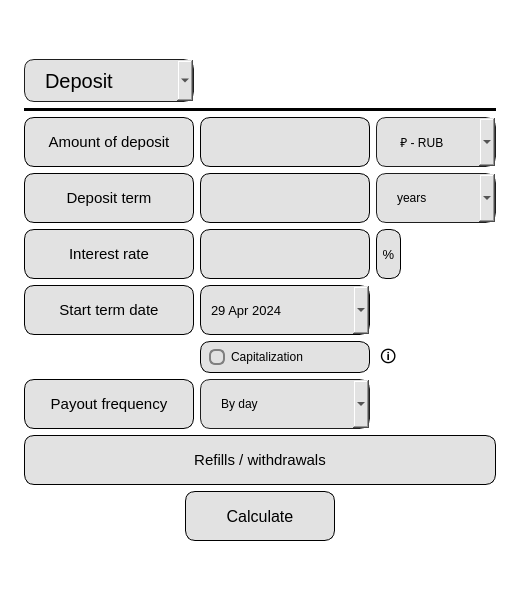
<?xml version="1.0" encoding="UTF-8"?>
<ui version="4.0">
 <class>deposit</class>
 <widget class="QMainWindow" name="deposit">
  <property name="geometry">
   <rect>
    <x>0</x>
    <y>0</y>
    <width>520</width>
    <height>600</height>
   </rect>
  </property>
  <property name="minimumSize">
   <size>
    <width>520</width>
    <height>600</height>
   </size>
  </property>
  <property name="maximumSize">
   <size>
    <width>520</width>
    <height>600</height>
   </size>
  </property>
  <property name="windowTitle">
   <string>Calculator (by kossadda)</string>
  </property>
  <property name="windowIcon">
   <iconset>
    <normaloff>../pics/deposit.png</normaloff>../pics/deposit.png</iconset>
  </property>
  <property name="styleSheet">
   <string notr="true"/>
  </property>
  <widget class="QWidget" name="centralwidget">
   <property name="minimumSize">
    <size>
     <width>520</width>
     <height>600</height>
    </size>
   </property>
   <property name="maximumSize">
    <size>
     <width>520</width>
     <height>600</height>
    </size>
   </property>
   <property name="styleSheet">
    <string notr="true">background-color: rgb(255, 255, 255);</string>
   </property>
   <layout class="QGridLayout" name="gridLayout">
    <item row="0" column="0">
     <layout class="QGridLayout" name="layout_1">
      <property name="leftMargin">
       <number>15</number>
      </property>
      <property name="topMargin">
       <number>15</number>
      </property>
      <property name="rightMargin">
       <number>15</number>
      </property>
      <property name="bottomMargin">
       <number>15</number>
      </property>
      <item row="13" column="0" colspan="3">
       <layout class="QHBoxLayout" name="layout_2">
        <item>
         <spacer name="spacer_2">
          <property name="orientation">
           <enum>Qt::Horizontal</enum>
          </property>
          <property name="sizeType">
           <enum>QSizePolicy::Preferred</enum>
          </property>
          <property name="sizeHint" stdset="0">
           <size>
            <width>40</width>
            <height>20</height>
           </size>
          </property>
         </spacer>
        </item>
        <item>
         <widget class="QPushButton" name="calculate">
          <property name="sizePolicy">
           <sizepolicy hsizetype="Fixed" vsizetype="Fixed">
            <horstretch>0</horstretch>
            <verstretch>0</verstretch>
           </sizepolicy>
          </property>
          <property name="minimumSize">
           <size>
            <width>150</width>
            <height>50</height>
           </size>
          </property>
          <property name="maximumSize">
           <size>
            <width>150</width>
            <height>50</height>
           </size>
          </property>
          <property name="font">
           <font>
            <pointsize>12</pointsize>
           </font>
          </property>
          <property name="styleSheet">
           <string notr="true">QPushButton {
border-radius: 10px;
background-color: rgb(226, 226, 226);
color:black;
border: 1px solid black;
}

QPushButton:pressed {
background-color: rgb(175, 97, 33);
}</string>
          </property>
          <property name="text">
           <string>Calculate</string>
          </property>
         </widget>
        </item>
        <item>
         <spacer name="spacer_1">
          <property name="orientation">
           <enum>Qt::Horizontal</enum>
          </property>
          <property name="sizeType">
           <enum>QSizePolicy::Preferred</enum>
          </property>
          <property name="sizeHint" stdset="0">
           <size>
            <width>40</width>
            <height>20</height>
           </size>
          </property>
         </spacer>
        </item>
       </layout>
      </item>
      <item row="4" column="2">
       <widget class="QComboBox" name="sum_box">
        <property name="sizePolicy">
         <sizepolicy hsizetype="Expanding" vsizetype="Expanding">
          <horstretch>0</horstretch>
          <verstretch>0</verstretch>
         </sizepolicy>
        </property>
        <property name="minimumSize">
         <size>
          <width>50</width>
          <height>35</height>
         </size>
        </property>
        <property name="maximumSize">
         <size>
          <width>16777215</width>
          <height>50</height>
         </size>
        </property>
        <property name="styleSheet">
         <string notr="true">QComboBox
{
    subcontrol-origin: padding;
    subcontrol-position: top right;
    selection-background-color: rgb(226, 226, 226);
    selection-color: black; /* Изменено для контраста с белым */
    color: black; /* Изменено для видимости на светлом фоне */
    background-color: rgb(226, 226, 226);
    border-style: solid;
    border: 1px solid #1e1e1e;
    border-radius: 10px;
    padding: 1px 0px 1px 20px;
}

QComboBox:!on
{
    color: black; /* Изменено для видимости */
    background-color: rgb(226, 226, 226);
}

QComboBox QAbstractItemView
{
    border: 2px solid darkgray;
    color: black; /* Изменено для видимости */
    selection-background-color: rgb(226, 226, 226);
	background-color: white;
}

QComboBox::drop-down {
    image: url(:down_arrow.png);
	width: 20px;
	height: 35px;
	margin-right: 5px;
}</string>
        </property>
        <item>
         <property name="text">
          <string> ₽ - RUB</string>
         </property>
        </item>
        <item>
         <property name="text">
          <string> $ - USD</string>
         </property>
        </item>
        <item>
         <property name="text">
          <string> € - EUR</string>
         </property>
        </item>
        <item>
         <property name="text">
          <string> ¥ - CNY</string>
         </property>
        </item>
        <item>
         <property name="text">
          <string> ₹ - INR</string>
         </property>
        </item>
        <item>
         <property name="text">
          <string> ₸ - KZT</string>
         </property>
        </item>
        <item>
         <property name="text">
          <string> ¥ - JPY</string>
         </property>
        </item>
        <item>
         <property name="text">
          <string> ₣ - CHF</string>
         </property>
        </item>
        <item>
         <property name="text">
          <string> ฿ - THB</string>
         </property>
        </item>
        <item>
         <property name="text">
          <string> ₾ - GEL</string>
         </property>
        </item>
       </widget>
      </item>
      <item row="5" column="2">
       <widget class="QComboBox" name="time_box">
        <property name="sizePolicy">
         <sizepolicy hsizetype="Expanding" vsizetype="Expanding">
          <horstretch>0</horstretch>
          <verstretch>0</verstretch>
         </sizepolicy>
        </property>
        <property name="minimumSize">
         <size>
          <width>50</width>
          <height>35</height>
         </size>
        </property>
        <property name="maximumSize">
         <size>
          <width>16777215</width>
          <height>50</height>
         </size>
        </property>
        <property name="styleSheet">
         <string notr="true">QComboBox
{
    subcontrol-origin: padding;
    subcontrol-position: top right;
    selection-background-color: rgb(226, 226, 226);
    selection-color: black; /* Изменено для контраста с белым */
    color: black; /* Изменено для видимости на светлом фоне */
    background-color: rgb(226, 226, 226);
    border-style: solid;
    border: 1px solid #1e1e1e;
    border-radius: 10px;
    padding: 1px 0px 1px 20px;
}

QComboBox:!on
{
    color: black; /* Изменено для видимости */
    background-color: rgb(226, 226, 226);
}

QComboBox QAbstractItemView
{
    border: 2px solid darkgray;
    color: black; /* Изменено для видимости */
    selection-background-color: rgb(226, 226, 226);
	background-color: white;
}

QComboBox::drop-down {
    image: url(:down_arrow.png);
	width: 20px;
	height: 35px;
	margin-right: 5px;
}</string>
        </property>
        <item>
         <property name="text">
          <string>years</string>
         </property>
        </item>
        <item>
         <property name="text">
          <string>months</string>
         </property>
        </item>
        <item>
         <property name="text">
          <string>days</string>
         </property>
        </item>
       </widget>
      </item>
      <item row="5" column="0">
       <widget class="QLabel" name="credit_label">
        <property name="sizePolicy">
         <sizepolicy hsizetype="Fixed" vsizetype="Expanding">
          <horstretch>0</horstretch>
          <verstretch>0</verstretch>
         </sizepolicy>
        </property>
        <property name="minimumSize">
         <size>
          <width>170</width>
          <height>35</height>
         </size>
        </property>
        <property name="maximumSize">
         <size>
          <width>16777215</width>
          <height>50</height>
         </size>
        </property>
        <property name="font">
         <font>
          <pointsize>11</pointsize>
         </font>
        </property>
        <property name="styleSheet">
         <string notr="true">border-radius: 10px;
background-color: rgb(226, 226, 226);
color:black;
border: 1px solid black;</string>
        </property>
        <property name="text">
         <string>Deposit term</string>
        </property>
        <property name="alignment">
         <set>Qt::AlignCenter</set>
        </property>
       </widget>
      </item>
      <item row="4" column="1">
       <widget class="QLineEdit" name="amount_edit">
        <property name="sizePolicy">
         <sizepolicy hsizetype="Fixed" vsizetype="Expanding">
          <horstretch>0</horstretch>
          <verstretch>0</verstretch>
         </sizepolicy>
        </property>
        <property name="minimumSize">
         <size>
          <width>170</width>
          <height>35</height>
         </size>
        </property>
        <property name="maximumSize">
         <size>
          <width>16777215</width>
          <height>50</height>
         </size>
        </property>
        <property name="font">
         <font>
          <pointsize>10</pointsize>
         </font>
        </property>
        <property name="styleSheet">
         <string notr="true">QLineEdit {
    border-radius: 10px;
    padding: 0 8px;
	background-color: rgb(226, 226, 226);
	color:black;
	border: 1px solid black;
}</string>
        </property>
        <property name="text">
         <string/>
        </property>
        <property name="placeholderText">
         <string/>
        </property>
       </widget>
      </item>
      <item row="9" column="1">
       <widget class="QComboBox" name="payment_period">
        <property name="sizePolicy">
         <sizepolicy hsizetype="Expanding" vsizetype="Expanding">
          <horstretch>0</horstretch>
          <verstretch>0</verstretch>
         </sizepolicy>
        </property>
        <property name="minimumSize">
         <size>
          <width>170</width>
          <height>35</height>
         </size>
        </property>
        <property name="maximumSize">
         <size>
          <width>16777215</width>
          <height>50</height>
         </size>
        </property>
        <property name="styleSheet">
         <string notr="true">QComboBox
{
    subcontrol-origin: padding;
    subcontrol-position: top right;
    selection-background-color: rgb(226, 226, 226);
    selection-color: black; /* Изменено для контраста с белым */
    color: black; /* Изменено для видимости на светлом фоне */
    background-color: rgb(226, 226, 226);
    border-style: solid;
    border: 1px solid #1e1e1e;
    border-radius: 10px;
    padding: 1px 0px 1px 20px;
}

QComboBox:!on
{
    color: black; /* Изменено для видимости */
    background-color: rgb(226, 226, 226);
}

QComboBox QAbstractItemView
{
    border: 2px solid darkgray;
    color: black; /* Изменено для видимости */
    selection-background-color: rgb(226, 226, 226);
	background-color: white;
}

QComboBox::drop-down {
    image: url(:down_arrow.png);
	width: 20px;
	height: 35px;
	margin-right: 5px;
}</string>
        </property>
        <item>
         <property name="text">
          <string>By day</string>
         </property>
        </item>
        <item>
         <property name="text">
          <string>By week</string>
         </property>
        </item>
        <item>
         <property name="text">
          <string>By month</string>
         </property>
        </item>
        <item>
         <property name="text">
          <string>By quarter</string>
         </property>
        </item>
        <item>
         <property name="text">
          <string>By halfyear</string>
         </property>
        </item>
        <item>
         <property name="text">
          <string>By year</string>
         </property>
        </item>
        <item>
         <property name="text">
          <string>By end term</string>
         </property>
        </item>
       </widget>
      </item>
      <item row="9" column="0">
       <widget class="QLabel" name="freq_label">
        <property name="sizePolicy">
         <sizepolicy hsizetype="Fixed" vsizetype="Expanding">
          <horstretch>0</horstretch>
          <verstretch>0</verstretch>
         </sizepolicy>
        </property>
        <property name="minimumSize">
         <size>
          <width>170</width>
          <height>35</height>
         </size>
        </property>
        <property name="maximumSize">
         <size>
          <width>16777215</width>
          <height>50</height>
         </size>
        </property>
        <property name="font">
         <font>
          <pointsize>11</pointsize>
         </font>
        </property>
        <property name="styleSheet">
         <string notr="true">border-radius: 10px;
background-color: rgb(226, 226, 226);
color:black;
border: 1px solid black;</string>
        </property>
        <property name="text">
         <string>Payout frequency</string>
        </property>
        <property name="alignment">
         <set>Qt::AlignCenter</set>
        </property>
       </widget>
      </item>
      <item row="7" column="1">
       <widget class="QDateEdit" name="date_edit">
        <property name="sizePolicy">
         <sizepolicy hsizetype="Fixed" vsizetype="Expanding">
          <horstretch>0</horstretch>
          <verstretch>0</verstretch>
         </sizepolicy>
        </property>
        <property name="minimumSize">
         <size>
          <width>170</width>
          <height>35</height>
         </size>
        </property>
        <property name="maximumSize">
         <size>
          <width>16777215</width>
          <height>50</height>
         </size>
        </property>
        <property name="font">
         <font>
          <pointsize>10</pointsize>
         </font>
        </property>
        <property name="styleSheet">
         <string notr="true">QDateEdit {
    border-radius: 10px;
    padding: 0 8px;
	background-color: rgb(226, 226, 226);
	color:black;
	border: 1px solid black;
}

QDateEdit::drop-down {
    image: url(:down_arrow.png);
	width: 20px;
	height: 35px;
	margin-right: 5px;
}

QDateEdit QCalendarWidget {
    color: black;
}

QDateEdit QCalendarWidget QAbstractItemView {
    background-color: white;
    color: black;
}

QDateEdit QCalendarWidget QToolButton {
    color: black;
}

QDateEdit QCalendarWidget QToolButton QMenu {
    color: black;
}</string>
        </property>
        <property name="maximumDateTime">
         <datetime>
          <hour>17</hour>
          <minute>59</minute>
          <second>59</second>
          <year>9999</year>
          <month>12</month>
          <day>3</day>
         </datetime>
        </property>
        <property name="calendarPopup">
         <bool>true</bool>
        </property>
        <property name="date">
         <date>
          <year>2024</year>
          <month>4</month>
          <day>29</day>
         </date>
        </property>
       </widget>
      </item>
      <item row="5" column="1">
       <widget class="QLineEdit" name="time_edit">
        <property name="sizePolicy">
         <sizepolicy hsizetype="Fixed" vsizetype="Expanding">
          <horstretch>0</horstretch>
          <verstretch>0</verstretch>
         </sizepolicy>
        </property>
        <property name="minimumSize">
         <size>
          <width>170</width>
          <height>35</height>
         </size>
        </property>
        <property name="maximumSize">
         <size>
          <width>16777215</width>
          <height>50</height>
         </size>
        </property>
        <property name="font">
         <font>
          <pointsize>10</pointsize>
         </font>
        </property>
        <property name="styleSheet">
         <string notr="true">QLineEdit {
    border-radius: 10px;
    padding: 0 8px;
	background-color: rgb(226, 226, 226);
	color:black;
	border: 1px solid black;
}</string>
        </property>
        <property name="text">
         <string/>
        </property>
        <property name="placeholderText">
         <string/>
        </property>
       </widget>
      </item>
      <item row="8" column="1">
       <widget class="QCheckBox" name="capital">
        <property name="sizePolicy">
         <sizepolicy hsizetype="Fixed" vsizetype="Fixed">
          <horstretch>0</horstretch>
          <verstretch>0</verstretch>
         </sizepolicy>
        </property>
        <property name="minimumSize">
         <size>
          <width>170</width>
          <height>25</height>
         </size>
        </property>
        <property name="maximumSize">
         <size>
          <width>150</width>
          <height>40</height>
         </size>
        </property>
        <property name="styleSheet">
         <string notr="true">QCheckBox::indicator {
    border: 2px solid #808080;
    width: 12px;
    height: 12px;
    border-radius: 6px;
	color: rgb(0, 0, 0);
}

QCheckBox::indicator:checked {
    background-color: rgb(175, 97, 33);
    border: 3px solid #808080;
}

QCheckBox{
    border-radius: 10px;
    padding: 0 8px;
	background-color: rgb(226, 226, 226);
	color:black;
	border: 1px solid black;
}
</string>
        </property>
        <property name="text">
         <string>Capitalization</string>
        </property>
        <property name="tristate">
         <bool>false</bool>
        </property>
       </widget>
      </item>
      <item row="12" column="0" colspan="3">
       <layout class="QVBoxLayout" name="layout_3"/>
      </item>
      <item row="6" column="0">
       <widget class="QLabel" name="interest_label">
        <property name="sizePolicy">
         <sizepolicy hsizetype="Fixed" vsizetype="Expanding">
          <horstretch>0</horstretch>
          <verstretch>0</verstretch>
         </sizepolicy>
        </property>
        <property name="minimumSize">
         <size>
          <width>170</width>
          <height>35</height>
         </size>
        </property>
        <property name="maximumSize">
         <size>
          <width>16777215</width>
          <height>50</height>
         </size>
        </property>
        <property name="font">
         <font>
          <pointsize>11</pointsize>
         </font>
        </property>
        <property name="styleSheet">
         <string notr="true">border-radius: 10px;
background-color: rgb(226, 226, 226);
color:black;
border: 1px solid black;</string>
        </property>
        <property name="text">
         <string>Interest rate</string>
        </property>
        <property name="alignment">
         <set>Qt::AlignCenter</set>
        </property>
       </widget>
      </item>
      <item row="4" column="0">
       <widget class="QLabel" name="amount_label">
        <property name="sizePolicy">
         <sizepolicy hsizetype="Fixed" vsizetype="Expanding">
          <horstretch>0</horstretch>
          <verstretch>0</verstretch>
         </sizepolicy>
        </property>
        <property name="minimumSize">
         <size>
          <width>170</width>
          <height>35</height>
         </size>
        </property>
        <property name="maximumSize">
         <size>
          <width>16777215</width>
          <height>50</height>
         </size>
        </property>
        <property name="font">
         <font>
          <pointsize>11</pointsize>
         </font>
        </property>
        <property name="styleSheet">
         <string notr="true">border-radius: 10px;
background-color: rgb(226, 226, 226);
color:black;
border: 1px solid black;</string>
        </property>
        <property name="text">
         <string>Amount of deposit</string>
        </property>
        <property name="alignment">
         <set>Qt::AlignCenter</set>
        </property>
       </widget>
      </item>
      <item row="7" column="0">
       <widget class="QLabel" name="loan_label">
        <property name="sizePolicy">
         <sizepolicy hsizetype="Fixed" vsizetype="Expanding">
          <horstretch>0</horstretch>
          <verstretch>0</verstretch>
         </sizepolicy>
        </property>
        <property name="minimumSize">
         <size>
          <width>170</width>
          <height>35</height>
         </size>
        </property>
        <property name="maximumSize">
         <size>
          <width>16777215</width>
          <height>50</height>
         </size>
        </property>
        <property name="font">
         <font>
          <pointsize>11</pointsize>
         </font>
        </property>
        <property name="styleSheet">
         <string notr="true">border-radius: 10px;
background-color: rgb(226, 226, 226);
color:black;
border: 1px solid black;</string>
        </property>
        <property name="text">
         <string>Start term date</string>
        </property>
        <property name="alignment">
         <set>Qt::AlignCenter</set>
        </property>
       </widget>
      </item>
      <item row="8" column="2">
       <widget class="QLabel" name="info_label">
        <property name="sizePolicy">
         <sizepolicy hsizetype="Fixed" vsizetype="Fixed">
          <horstretch>0</horstretch>
          <verstretch>0</verstretch>
         </sizepolicy>
        </property>
        <property name="font">
         <font>
          <pointsize>12</pointsize>
         </font>
        </property>
        <property name="toolTip">
         <string>&lt;html&gt;&lt;head/&gt;&lt;body&gt;&lt;p&gt;Capitalization is a property of a deposit in which the accrued interest is not given to the holder, but is added to the deposit. Thus, the deposit amount grows with each interest payment.&lt;/p&gt;&lt;/body&gt;&lt;/html&gt;</string>
        </property>
        <property name="styleSheet">
         <string notr="true">QToolTip {
    padding: 0 8px;
	background-color: rgb(226, 226, 226);
	color:black;
	border: 1px solid black;
}

QLabel {
	margin-top: 3px;
	color:black;
}
</string>
        </property>
        <property name="text">
         <string>🛈</string>
        </property>
       </widget>
      </item>
      <item row="6" column="2">
       <widget class="QLabel" name="percent_label">
        <property name="sizePolicy">
         <sizepolicy hsizetype="Fixed" vsizetype="Expanding">
          <horstretch>0</horstretch>
          <verstretch>0</verstretch>
         </sizepolicy>
        </property>
        <property name="minimumSize">
         <size>
          <width>0</width>
          <height>35</height>
         </size>
        </property>
        <property name="maximumSize">
         <size>
          <width>25</width>
          <height>50</height>
         </size>
        </property>
        <property name="font">
         <font>
          <pointsize>10</pointsize>
         </font>
        </property>
        <property name="styleSheet">
         <string notr="true">border-radius: 10px;
background-color: rgb(226, 226, 226);
color:black;
border: 1px solid black;</string>
        </property>
        <property name="text">
         <string>%</string>
        </property>
        <property name="alignment">
         <set>Qt::AlignCenter</set>
        </property>
       </widget>
      </item>
      <item row="3" column="0" colspan="3">
       <widget class="Line" name="line_3">
        <property name="minimumSize">
         <size>
          <width>0</width>
          <height>2</height>
         </size>
        </property>
        <property name="styleSheet">
         <string notr="true">background-color: rgb(0, 0, 0);</string>
        </property>
        <property name="orientation">
         <enum>Qt::Horizontal</enum>
        </property>
       </widget>
      </item>
      <item row="10" column="0" colspan="3">
       <widget class="QLabel" name="payment">
        <property name="sizePolicy">
         <sizepolicy hsizetype="Preferred" vsizetype="Preferred">
          <horstretch>0</horstretch>
          <verstretch>0</verstretch>
         </sizepolicy>
        </property>
        <property name="minimumSize">
         <size>
          <width>0</width>
          <height>35</height>
         </size>
        </property>
        <property name="maximumSize">
         <size>
          <width>1558154</width>
          <height>50</height>
         </size>
        </property>
        <property name="font">
         <font>
          <pointsize>11</pointsize>
         </font>
        </property>
        <property name="styleSheet">
         <string notr="true">border-radius: 10px;
background-color: rgb(226, 226, 226);
color:black;
	border: 1px solid black;</string>
        </property>
        <property name="text">
         <string>Refills / withdrawals</string>
        </property>
        <property name="alignment">
         <set>Qt::AlignCenter</set>
        </property>
       </widget>
      </item>
      <item row="2" column="0">
       <widget class="QComboBox" name="depositBox">
        <property name="sizePolicy">
         <sizepolicy hsizetype="Expanding" vsizetype="Expanding">
          <horstretch>0</horstretch>
          <verstretch>0</verstretch>
         </sizepolicy>
        </property>
        <property name="minimumSize">
         <size>
          <width>0</width>
          <height>43</height>
         </size>
        </property>
        <property name="maximumSize">
         <size>
          <width>16777215</width>
          <height>43</height>
         </size>
        </property>
        <property name="font">
         <font>
          <pointsize>15</pointsize>
          <bold>false</bold>
          <underline>false</underline>
         </font>
        </property>
        <property name="styleSheet">
         <string notr="true">QComboBox
{
    subcontrol-origin: padding;
    subcontrol-position: top right;
    selection-background-color: rgb(226, 226, 226);
    selection-color: black; /* Изменено для контраста с белым */
    color: black; /* Изменено для видимости на светлом фоне */
    background-color: rgb(226, 226, 226);
    border-style: solid;
    border: 1px solid #1e1e1e;
    border-radius: 10px;
    padding: 1px 0px 1px 20px;
}

QComboBox:!on
{
    color: black; /* Изменено для видимости */
    background-color: rgb(226, 226, 226);
}

QComboBox QAbstractItemView
{
    border: 2px solid darkgray;
    color: black; /* Изменено для видимости */
    selection-background-color: rgb(226, 226, 226);
	background-color: red;
}

QComboBox::drop-down {
    image: url(:down_arrow.png);
	width: 20px;
	height: 35px;
	margin-right: 5px;
}</string>
        </property>
        <property name="editable">
         <bool>false</bool>
        </property>
        <property name="placeholderText">
         <string/>
        </property>
        <property name="frame">
         <bool>true</bool>
        </property>
        <item>
         <property name="text">
          <string>Deposit</string>
         </property>
         <property name="icon">
          <iconset resource="../../resources/resource.qrc">
           <normaloff>:/deposit.png</normaloff>:/deposit.png</iconset>
         </property>
        </item>
        <item>
         <property name="text">
          <string>Engineer</string>
         </property>
         <property name="icon">
          <iconset resource="../../resources/resource.qrc">
           <normaloff>:/calculator.png</normaloff>:/calculator.png</iconset>
         </property>
        </item>
        <item>
         <property name="text">
          <string>Credit</string>
         </property>
         <property name="icon">
          <iconset resource="../../resources/resource.qrc">
           <normaloff>:/credit.png</normaloff>:/credit.png</iconset>
         </property>
        </item>
       </widget>
      </item>
      <item row="6" column="1">
       <widget class="QLineEdit" name="percent_edit">
        <property name="sizePolicy">
         <sizepolicy hsizetype="Fixed" vsizetype="Expanding">
          <horstretch>0</horstretch>
          <verstretch>0</verstretch>
         </sizepolicy>
        </property>
        <property name="minimumSize">
         <size>
          <width>170</width>
          <height>35</height>
         </size>
        </property>
        <property name="maximumSize">
         <size>
          <width>16777215</width>
          <height>50</height>
         </size>
        </property>
        <property name="font">
         <font>
          <pointsize>10</pointsize>
         </font>
        </property>
        <property name="styleSheet">
         <string notr="true">QLineEdit {
    border-radius: 10px;
    padding: 0 8px;
	background-color: rgb(226, 226, 226);
	color:black;
	border: 1px solid black;
}</string>
        </property>
        <property name="text">
         <string/>
        </property>
        <property name="placeholderText">
         <string/>
        </property>
       </widget>
      </item>
     </layout>
    </item>
   </layout>
  </widget>
 </widget>
 <resources>
  <include location="../../resources/resource.qrc"/>
 </resources>
 <connections/>
</ui>
